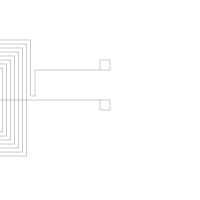

This chart was generated by the following Python code:
#!/usr/bin/python
import argparse
import drawsvg as draw
from numpy import array, sqrt, pi, log
from math import floor, ceil

ALIGN_BOTTOM = 0
ALIGN_TOP = 1


PIXEL_SCALE = 8.93 # customize it per computer

SIZE_0603_IN_PIXEL = 1.6 * PIXEL_SCALE
SIZE_0402_IN_PIXEL = 1 * PIXEL_SCALE
#
#  Embroidery coil maker, import to inkscape to generate pes file
#**** Size unit is mm and inductance is uH
class CoilMaker:

    ## static function to generate a coil with a transmission line directly
    def GenerateCoil(name, transmission_line_length, inductance, size = 0, reverse = False, intergrated_r = False, intergrated_c = False):
        coilMaker = CoilMaker(inductance * (10 ** -6), size)
        d = draw.Drawing(200, 200, origin='center', displayInline=False)
        p = draw.Path(stroke_width=0.202, stroke='black', fill_opacity ="0")
        coilMaker.makeCoil(p, transmission_line_length, intergrated_r, intergrated_c,
                    reverse) 

        d.append(p)
        d.save_svg(name + ".svg")  # Save to file


    def __init__(self, inductance, size = 0):

        self.inductance = inductance
        self.size = size
        self.line_width = 0.202
        self.spacing = 0.5
        self.relative_permeability = 1  # 相对磁导率，单位长度上的电感
  
        self.minimum_stitch_length = 0.5 
        # self.n_turns = self.calculateNTurns()
        self.n_turns = 11
        print("nTurns:", self.n_turns)
        # self.d_in = self.spacing if self.size == 0 else self.size - (self.spacing + self.line_width) * self.n_turns * 2
        self.d_in = self.spacing
        self.d_out = self.size if self.size > 0 else self.d_in + (self.spacing + self.line_width) * self.n_turns * 2
        print("din:", self.d_in)
        print("dout:", self.d_out)

    ## calculate the number of turns, based on (optional) dout and target inductance.
    def calculateNTurns(self): 
        best_n, l_diff = 0, 100

        if self.size > 0:
            ### binary search to find the  number of turns given the inductance
            min_n = 1
            max_n = 50
            while min_n < max_n:
                n = (min_n + max_n) // 2
                d_in = self.size - (self.spacing + self.line_width) * n * 2
                print("n chosen in binary search: ", n)
                if d_in < 0:
                    max_n = n - 1
                    continue
                d_out = self.size
                l = CoilMaker.getSingleInductance(d_in, d_out, n, self.relative_permeability)
                print("single inductance: ", l)
                if l <= self.inductance:
                    min_n = n + 1
                else:
                    max_n = n - 1
                if abs(l - self.inductance) < l_diff:
                    l_diff = abs(l - self.inductance)
                    best_n = n
        else:
            ### binary search to find the number of turns for the smallest inductor
            min_n = 1
            max_n = 50
            while min_n < max_n:
                n = (min_n + max_n) // 2
                d_in = self.spacing
                d_out = d_in + (self.spacing + self.line_width) * n * 2
                l = CoilMaker.getSingleInductance(d_in, d_out, n, self.relative_permeability)
                if l <= self.inductance:
                    min_n = n + 1
                else:
                    max_n = n - 1
                if abs(l - self.inductance) < l_diff:
                    l_diff = abs(l - self.inductance)
                    best_n = n
        return best_n

    # Stitch Coil and Transmission line
    def makeCoil(self, path, transmission_line_length, integrated_r = False, integrated_c = False, reverse = False):
        
        reverseF = -1 if reverse else 1
        # path.M(180, 0)
        path.M(0,0)
        path.L(10,0)
        path.L(10,10)
        path.L(0,10)
        path.L(0,0)
        coil_location = array([(transmission_line_length)*reverseF*PIXEL_SCALE, 0])
        spacing = array([self.spacing*PIXEL_SCALE, self.spacing*PIXEL_SCALE])
        print("line_width: ", self.line_width * PIXEL_SCALE)
        spacing[0] = 4
        spacing[1] = 4
        print("spacing: ", spacing[0])
        print("width: ", self.line_width * PIXEL_SCALE)
        print("inner: ", self.d_in * PIXEL_SCALE)
        # din = array([self.d_in*PIXEL_SCALE, self.d_in*PIXEL_SCALE]) 
        din = array([40, 40])
        print("coil_location: ", coil_location)
        # self.stitchConnectionNode(path, [0, coil_location[1]], ALIGN_BOTTOM)
        # if integrated_r:
        #     smd_r_location = (5*PIXEL_SCALE+SIZE_0603_IN_PIXEL)
        #     path.L(coil_location[0] - reverseF * smd_r_location, coil_location[1])  
        #     self.stitchConnectionNode(path, [coil_location[0] - reverseF * smd_r_location, coil_location[1]], ALIGN_BOTTOM)  
        #     path.L(coil_location[0] - reverseF * (smd_r_location-SIZE_0603_IN_PIXEL), coil_location[1]) 
        #     self.stitchConnectionNode(path, [coil_location[0] - reverseF * (smd_r_location-SIZE_0603_IN_PIXEL), coil_location[1]], ALIGN_BOTTOM)  
        
        # if integrated_c:
        #     smd_c_location = (1 + PIXEL_SCALE+SIZE_0603_IN_PIXEL)
        #     path.L(coil_location[0] - reverseF * smd_c_location, coil_location[1])  
        #     self.stitchConnectionNode(path, [coil_location[0] - reverseF * smd_c_location, coil_location[1]], ALIGN_BOTTOM)  
        #     path.L(coil_location[0] - reverseF * (smd_c_location-SIZE_0603_IN_PIXEL), coil_location[1]) 
        #     self.stitchConnectionNode(path, [coil_location[0] - reverseF * (smd_c_location-SIZE_0603_IN_PIXEL), coil_location[1]], ALIGN_BOTTOM)  

        centers = array([coil_location[0] + (self.d_out/2)*reverseF*PIXEL_SCALE, coil_location[1]])
        path.L(centers[0], centers[1])
        self.stitchCoil(path, centers, din, spacing, reverse)
        path.L(-65, centers[1] - spacing[1])
        path.L(-65, -30)
        print("???", centers[1] - spacing[1])
        # path.L(0, -76)
        path.L(0, -30)
        path.L(10,-30)
        path.L(10,-40)
        path.L(0,-40)
        path.L(0,-30)
        # self.stitchConnectionNode(path, [0, centers[1] - spacing[1]], ALIGN_TOP)
        print("single inductance: ", CoilMaker.getSingleInductance(self.d_in, self.d_out, self.n_turns, self.relative_permeability))

    # Stitch Connection Node
    def stitchConnectionNode(self, p, location, alignment = 0): 
 
        self.last_point = location
        size_in_pixel = 1  * PIXEL_SCALE
        if alignment == ALIGN_BOTTOM:
            self.drawStitches(p, location[0] + size_in_pixel/2, location[1])
            print(self.last_point)
            self.drawStitches(p, location[0] + size_in_pixel/2, location[1] + size_in_pixel)
            print(self.last_point)
            self.drawStitches(p, location[0] - size_in_pixel/2, location[1] + size_in_pixel)
            self.drawStitches(p, location[0] - size_in_pixel/2, location[1])
            self.drawStitches(p, location[0], location[1])
        else:
            self.drawStitches(p, location[0] + size_in_pixel/2, location[1])
            self.drawStitches(p, location[0] + size_in_pixel/2, location[1] - size_in_pixel)
            self.drawStitches(p, location[0] - size_in_pixel/2, location[1] - size_in_pixel)
            self.drawStitches(p, location[0] - size_in_pixel/2, location[1])
            self.drawStitches(p, location[0], location[1]) 
        return p

    # Stitch Coil
    def stitchCoil(self, p, centers, din, spacing, reverse = False): 
        next_top_left_corner = array([centers[0]-din[0]/2, centers[1]-din[1]/2])
        next_bot_right_corner = array([centers[0]+din[0]/2, centers[1]+din[0]/2])
        print("top, left corneer: ", next_top_left_corner)
        print("bottom, right corner: ", next_bot_right_corner)
        self.last_point = centers

        for turn in range(0,self.n_turns):
            if reverse:
                self.drawStitches(p, next_top_left_corner[0], self.last_point[1]) #Right to Left
                self.drawStitches(p, next_top_left_corner[0], next_top_left_corner[1]) #Top to Bottom
                self.drawStitches(p, next_bot_right_corner[0], next_top_left_corner[1]) #Left to Right
                if turn == (self.n_turns -1):
                    self.drawStitches(p, next_bot_right_corner[0], centers[1] - spacing[1]) #Bottom to Tio
                else:
                    self.drawStitches(p, next_bot_right_corner[0], next_bot_right_corner[1])#Bottom to Tio
            else:
                self.drawStitches(p, next_bot_right_corner[0], self.last_point[1]) #Left to Right
                self.drawStitches(p, next_bot_right_corner[0], next_top_left_corner[1]) #Top to Bottom
                self.drawStitches(p, next_top_left_corner[0], next_top_left_corner[1]) #Left to Right
                if turn == (self.n_turns -1):
                    self.drawStitches(p, next_top_left_corner[0], centers[1] - spacing[1])#Bottom to Tio
                else:
                    self.drawStitches(p, next_top_left_corner[0], next_bot_right_corner[1]+spacing[1])#Bottom to Tio

            next_top_left_corner -= spacing
            next_bot_right_corner += spacing
        return p


    def drawStitches(self, p, x, y):
        dx = x - self.last_point[0]
        dy = y - self.last_point[1]
        length = sqrt((dx**2) + (dy**2))
        
        stitches = length/(self.minimum_stitch_length* PIXEL_SCALE)
        for i in range(1, floor(stitches)):
            # print(stitches)
            p.L(self.last_point[0] + dx/stitches*i, self.last_point[1] + dy/stitches*i)
        p.L(x, y)
        self.last_point = array([x, y])

    def getSingleInductance(d_in, d_out, n, rp): 
        C1 = 1.27
        C2 = 2.07
        C3 = 0.18
        C4 = 0.13
        N = n
        diaAvg = (10**-3 * (d_in + d_out) / 2)
        permeability = 4*pi*10**(-7) * rp
        fillratio = ( d_out - d_in)/( d_out + d_in)
        L = ((permeability *  N**2 *diaAvg* C1)/2) * (log(C2/fillratio) + C3*fillratio + C4* fillratio**2)
        return L

    def getDoubleInductance(d_in, d_out, n, rp, thickness):
        N = n
        X = thickness
        A = 0.184
        B = -0.525
        C = 1.038
        D = 1.001
        KC = (N**2)/( (A*X**3 + B*X**2 + C*X + D) * ( (1.67*N**2 -5.84*N +65)* 0.64) )
        L12 = CoilMaker.getSingleInductance(d_in, d_out, n, rp)
        Ltot = 2*L12 + 2*KC * L12
        return Ltot



if __name__=="__main__":
    CoilMaker.GenerateCoil("coil_glove_new", 2, 30, 25,reverse= True, intergrated_c= False, intergrated_r=False)


    
